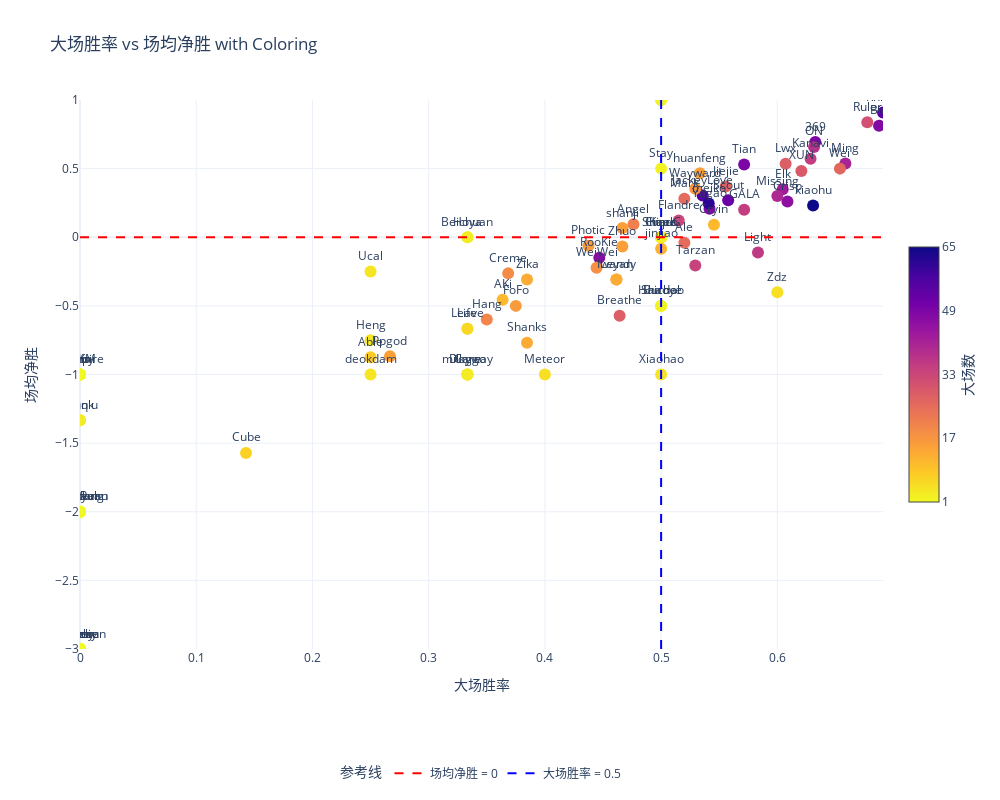

The notebook cell saved with this chart:
### Code cell
import plotly.graph_objs as go
import numpy as np

# Define ranges for diagonal lines
x_min, x_max = net_win["大场胜率"].min(), net_win["大场胜率"].max()
y_min, y_max = net_win["场均净胜"].min(), net_win["场均净胜"].max()

# Create the figure
fig = go.Figure()

# Scatter plot for players
fig.add_trace(go.Scatter(
    x=net_win["大场胜率"],
    y=net_win["场均净胜"],
    mode='markers+text',
    text=net_win["姓名"],  # Display player names
    textposition='top center',
    marker=dict(
        size=12,
        color=net_win["大场数"],  # Use "大场数" for color scale
        colorscale='Plasma_r',
        cmin=net_win["大场数"].min(),
        cmax=net_win["大场数"].max(),
        showscale=True,
        colorbar=dict(
            title="大场数",
            titleside='right',
            titlefont=dict(size=14),
            tickvals=np.linspace(net_win["大场数"].min(), net_win["大场数"].max(), 5),
            tickfont=dict(size=12),
            lenmode='fraction',
            len=0.5
        )
    ),
    hovertemplate=(
        "姓名: %{text}<br>" +
        "大场胜率: %{x:.2f}<br>" +
        "场均净胜: %{y:.2f}<br>" +
        "大场数: %{marker.color}<extra></extra>"
    ),
    showlegend=False
))

# Add horizontal line (场均净胜 = 0)
fig.add_trace(go.Scatter(
    x=[x_min, x_max],
    y=[0, 0],  # Horizontal line at y=0
    mode='lines',
    line=dict(color='red', dash='dash'),
    name='场均净胜 = 0'
))

# Add vertical line (大场胜率 = 0.5)
fig.add_trace(go.Scatter(
    x=[0.5, 0.5],  # Vertical line at x=0.5
    y=[y_min, y_max],
    mode='lines',
    line=dict(color='blue', dash='dash'),
    name='大场胜率 = 0.5'
))

# Update layout
fig.update_layout(
    title='大场胜率 vs 场均净胜 with Coloring',
    xaxis=dict(title='大场胜率', range=[x_min, x_max]),
    yaxis=dict(title='场均净胜', range=[y_min, y_max]),
    template='plotly_white',
    height=800,
    width=1000,
    legend=dict(
        title="参考线",
        font=dict(size=12),
        orientation="h",
        x=0.5,
        xanchor="center",
        y=-0.2
    )
)

# Show the plot
fig.show()

### Figure 1 — Plotly figure (JSON) as saved in the notebook; plotly's stock layout.template omitted (floating-point values rounded to 4 significant figures)
{"data": [{"hovertemplate": "姓名: %{text}<br>大场胜率: %{x:.2f}<br>场均净胜: %{y:.2f}<br>大场数: %{marker.color}<extra></extra>", "marker": {"cmax": 65, "cmin": 1, "color": [2, 49, 11, 8, 2, 25, 21, 1, 3, 48, 28, 2, 6, 19, 46, 2, 11, 7, 6, 43, 2, 33, 16, 35, 1, 2, 20, 4, 1, 14, 3, 13, 56, 27, 1, 2, 35, 55, 2, 3, 13, 6, 36, 28, 25, 5, 41, 40, 38, 16, 15, 3, 47, 31, 52, 13, 2, 2, 1, 2, 1, 34, 49, 1, 4, 1, 1, 17, 26, 18, 3, 29, 4, 2, 1, 2, 48, 5, 15, 13, 4, 1, 15, 12, 61, 3, 1, 15, 1, 65], "colorbar": {"len": 0.5, "lenmode": "fraction", "tickfont": {"size": 12}, "tickvals": [1, 17, 33, 49, 65], "title": {"font": {"size": 14}, "side": "right", "text": "大场数"}}, "colorscale": [[0, "#f0f921"], [0.1111, "#fdca26"], [0.2222, "#fb9f3a"], [0.3333, "#ed7953"], [0.4444, "#d8576b"], [0.5556, "#bd3786"], [0.6667, "#9c179e"], [0.7778, "#7201a8"], [0.8889, "#46039f"], [1, "#0d0887"]], "showscale": true, "size": 12}, "mode": "markers+text", "showlegend": false, "text": ["1xn", "369", "AKi", "Able", "Ahn", "Ale", "Angel", "Assum", "Beichuan", "Bin", "Breathe", "Burdol", "Care", "Creme", "Crisp", "Croco", "Cryin", "Cube", "Doggo", "Elk", "Feather", "Flandre", "FoFo", "GALA", "H4cker", "Haichao", "Hang", "Heng", "Hery", "Hope", "Hoya", "Iwandy", "JackeyLove", "Jiejie", "Jwei", "Kael", "Kanavi", "Knight", "LP", "Leave", "Leyan", "Life", "Light", "Lwx", "Mark", "Meteor", "Ming", "Missing", "ON", "Photic", "Ppgod", "Qiuqiu", "RooKie", "Ruler", "Scout", "Shanks", "Shaoye", "ShiauC", "Starry", "Stay", "Tangyuan", "Tarzan", "Tian", "Tianzhen", "Ucal", "Vampire", "Vicla", "Wayward", "Wei", "WeiWei", "Wink", "XUN", "Xiaohao", "Xiaolaohu", "Xiaoxu", "YSKM", "Yagao", "Zdz", "Zhuo", "Zika", "deokdam", "glfs", "huanfeng", "jinjiao", "meiko", "milkyway", "neny", "shanji", "xiaofang", "xiaohu"], "textposition": "top center", "type": "scatter", "x": [0.5, 0.6327, 0.3636, 0.25, 0, 0.52, 0.4762, 0, 0.3333, 0.6875, 0.4643, 0.5, 0.3333, 0.3684, 0.6087, 0.5, 0.5455, 0.1429, 0.3333, 0.6047, 0.5, 0.5152, 0.375, 0.5714, 0, 0.5, 0.35, 0.25, 0, 0.5, 0.3333, 0.4615, 0.5357, 0.5556, 0, 0.5, 0.6286, 0.6909, 0, 0.3333, 0.4615, 0.3333, 0.5833, 0.6071, 0.52, 0.4, 0.6585, 0.6, 0.6316, 0.4375, 0.2667, 0, 0.4468, 0.6774, 0.5577, 0.3846, 0.5, 0.5, 0, 0.5, 0, 0.5294, 0.5714, 0, 0.25, 0, 0, 0.5294, 0.6538, 0.4444, 0, 0.6207, 0.5, 0, 0, 0, 0.5417, 0.6, 0.4667, 0.3846, 0.25, 0, 0.5333, 0.5, 0.541, 0.3333, 0, 0.4667, 0, 0.6308], "y": [1, 0.6939, -0.4545, -0.875, -1, -0.04, 0.09524, -3, 0, 0.8125, -0.5714, -0.5, -1, -0.2632, 0.2609, 0, 0.09091, -1.571, -1, 0.3488, 1, 0.1212, -0.5, 0.2, -2, -0.5, -0.6, -0.75, -3, 0, 0, -0.3077, 0.3036, 0.3704, -3, 0, 0.5714, 0.9091, -2, -0.6667, -0.3077, -0.6667, -0.1111, 0.5357, 0.28, -1, 0.5366, 0.3, 0.6579, -0.0625, -0.8667, -1.333, -0.1489, 0.8387, 0.2692, -0.7692, -0.5, 0, -3, 0.5, -2, -0.2059, 0.5306, -3, -0.25, -1, -3, 0.3529, 0.5, -0.2222, -1.333, 0.4828, -1, -2, -3, -1, 0.2083, -0.4, -0.06667, -0.3077, -1, -1, 0.4667, -0.08333, 0.2459, -1, -1, 0.06667, -2, 0.2308]}, {"line": {"color": "red", "dash": "dash"}, "mode": "lines", "name": "场均净胜 = 0", "type": "scatter", "x": [0, 0.6909], "y": [0, 0]}, {"line": {"color": "blue", "dash": "dash"}, "mode": "lines", "name": "大场胜率 = 0.5", "type": "scatter", "x": [0.5, 0.5], "y": [-3, 1]}], "layout": {"height": 800, "legend": {"font": {"size": 12}, "orientation": "h", "title": {"text": "参考线"}, "x": 0.5, "xanchor": "center", "y": -0.2}, "title": {"text": "大场胜率 vs 场均净胜 with Coloring"}, "width": 1000, "xaxis": {"range": [0, 0.6909], "title": {"text": "大场胜率"}}, "yaxis": {"range": [-3, 1], "title": {"text": "场均净胜"}}}}
